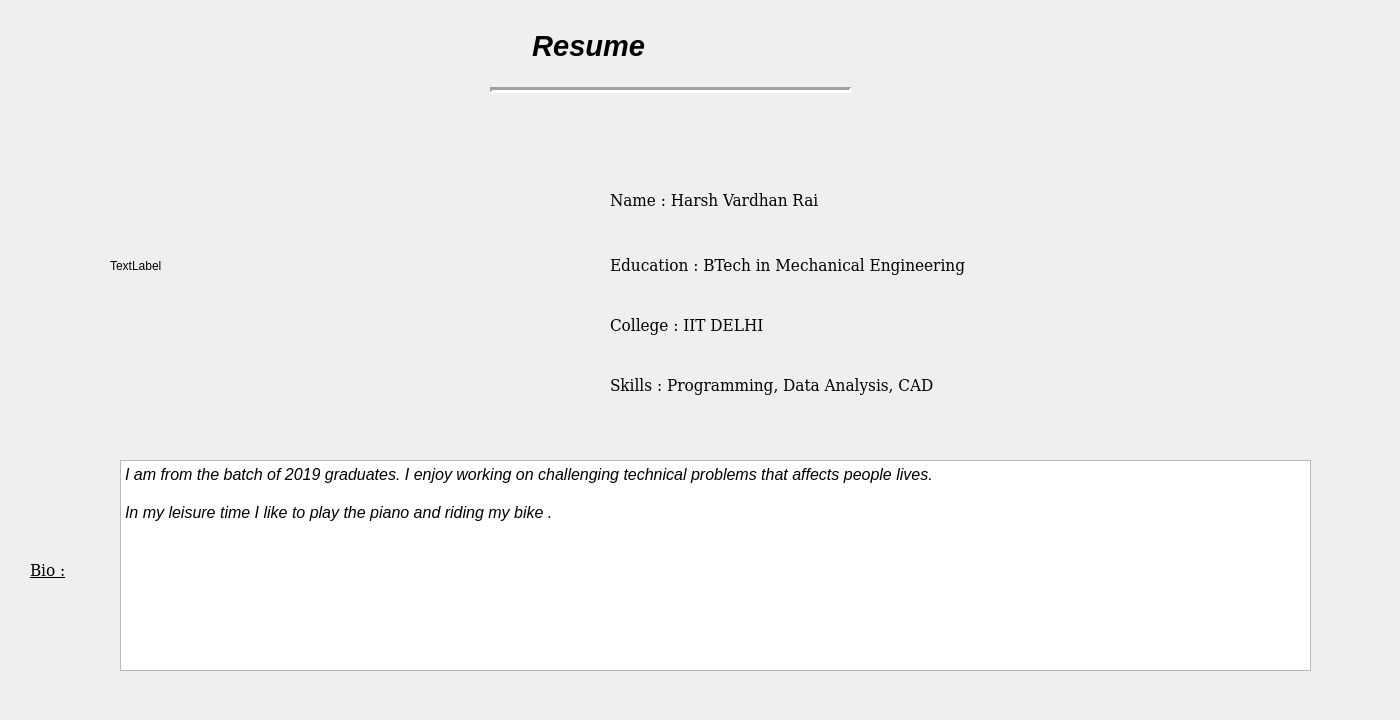
<?xml version="1.0" encoding="UTF-8"?>
<ui version="4.0">
 <class>About</class>
 <widget class="QDialog" name="About">
  <property name="geometry">
   <rect>
    <x>0</x>
    <y>0</y>
    <width>1400</width>
    <height>720</height>
   </rect>
  </property>
  <property name="windowTitle">
   <string>AboutMe</string>
  </property>
  <property name="autoFillBackground">
   <bool>false</bool>
  </property>
  <widget class="QLabel" name="label">
   <property name="geometry">
    <rect>
     <x>500</x>
     <y>10</y>
     <width>561</width>
     <height>71</height>
    </rect>
   </property>
   <property name="font">
    <font>
     <pointsize>22</pointsize>
     <weight>75</weight>
     <italic>true</italic>
     <bold>true</bold>
     <underline>false</underline>
     <strikeout>false</strikeout>
    </font>
   </property>
   <property name="text">
    <string>    Resume</string>
   </property>
  </widget>
  <widget class="QLabel" name="label_2">
   <property name="geometry">
    <rect>
     <x>610</x>
     <y>180</y>
     <width>481</width>
     <height>41</height>
    </rect>
   </property>
   <property name="font">
    <font>
     <family>DejaVu Serif Condensed</family>
     <pointsize>13</pointsize>
     <weight>50</weight>
     <bold>false</bold>
    </font>
   </property>
   <property name="text">
    <string>Name : Harsh Vardhan Rai</string>
   </property>
  </widget>
  <widget class="QLabel" name="label_3">
   <property name="geometry">
    <rect>
     <x>610</x>
     <y>230</y>
     <width>751</width>
     <height>71</height>
    </rect>
   </property>
   <property name="font">
    <font>
     <family>DejaVu Serif Condensed</family>
     <pointsize>13</pointsize>
    </font>
   </property>
   <property name="text">
    <string>Education : BTech in Mechanical Engineering</string>
   </property>
  </widget>
  <widget class="QLabel" name="label_4">
   <property name="geometry">
    <rect>
     <x>610</x>
     <y>290</y>
     <width>751</width>
     <height>71</height>
    </rect>
   </property>
   <property name="font">
    <font>
     <family>DejaVu Serif Condensed</family>
     <pointsize>13</pointsize>
    </font>
   </property>
   <property name="text">
    <string>College : IIT DELHI</string>
   </property>
  </widget>
  <widget class="QLabel" name="label_5">
   <property name="geometry">
    <rect>
     <x>610</x>
     <y>350</y>
     <width>751</width>
     <height>71</height>
    </rect>
   </property>
   <property name="font">
    <font>
     <family>DejaVu Serif Condensed</family>
     <pointsize>13</pointsize>
    </font>
   </property>
   <property name="text">
    <string>Skills : Programming, Data Analysis, CAD</string>
   </property>
  </widget>
  <widget class="Line" name="line">
   <property name="geometry">
    <rect>
     <x>490</x>
     <y>80</y>
     <width>361</width>
     <height>20</height>
    </rect>
   </property>
   <property name="lineWidth">
    <number>3</number>
   </property>
   <property name="orientation">
    <enum>Qt::Horizontal</enum>
   </property>
  </widget>
  <widget class="QTextBrowser" name="textBrowser">
   <property name="geometry">
    <rect>
     <x>120</x>
     <y>460</y>
     <width>1191</width>
     <height>211</height>
    </rect>
   </property>
   <property name="verticalScrollBarPolicy">
    <enum>Qt::ScrollBarAlwaysOff</enum>
   </property>
   <property name="html">
    <string>&lt;!DOCTYPE HTML PUBLIC &quot;-//W3C//DTD HTML 4.0//EN&quot; &quot;http://www.w3.org/TR/REC-html40/strict.dtd&quot;&gt;
&lt;html&gt;&lt;head&gt;&lt;meta name=&quot;qrichtext&quot; content=&quot;1&quot; /&gt;&lt;style type=&quot;text/css&quot;&gt;
p, li { white-space: pre-wrap; }
&lt;/style&gt;&lt;/head&gt;&lt;body style=&quot; font-family:'Ubuntu'; font-size:11pt; font-weight:400; font-style:normal;&quot;&gt;
&lt;p style=&quot; margin-top:0px; margin-bottom:0px; margin-left:0px; margin-right:0px; -qt-block-indent:0; text-indent:0px;&quot;&gt;&lt;span style=&quot; font-size:12pt; font-style:italic;&quot;&gt;I am from the batch of 2019 graduates. I enjoy working on challenging technical problems that affects people lives.&lt;/span&gt;&lt;/p&gt;
&lt;p style=&quot;-qt-paragraph-type:empty; margin-top:0px; margin-bottom:0px; margin-left:0px; margin-right:0px; -qt-block-indent:0; text-indent:0px; font-size:12pt; font-style:italic;&quot;&gt;&lt;br /&gt;&lt;/p&gt;
&lt;p style=&quot; margin-top:0px; margin-bottom:0px; margin-left:0px; margin-right:0px; -qt-block-indent:0; text-indent:0px;&quot;&gt;&lt;span style=&quot; font-size:12pt; font-style:italic;&quot;&gt;In my leisure time I like to play the piano and riding my bike .&lt;/span&gt;&lt;/p&gt;&lt;/body&gt;&lt;/html&gt;</string>
   </property>
  </widget>
  <widget class="QLabel" name="label_6">
   <property name="geometry">
    <rect>
     <x>30</x>
     <y>550</y>
     <width>111</width>
     <height>41</height>
    </rect>
   </property>
   <property name="font">
    <font>
     <family>DejaVu Serif Condensed</family>
     <pointsize>13</pointsize>
     <weight>50</weight>
     <bold>false</bold>
     <underline>true</underline>
    </font>
   </property>
   <property name="text">
    <string>Bio :</string>
   </property>
  </widget>
  <widget class="QLabel" name="label_7">
   <property name="geometry">
    <rect>
     <x>110</x>
     <y>150</y>
     <width>371</width>
     <height>231</height>
    </rect>
   </property>
   <property name="text">
    <string>TextLabel</string>
   </property>
  </widget>
 </widget>
 <resources/>
 <connections/>
</ui>
